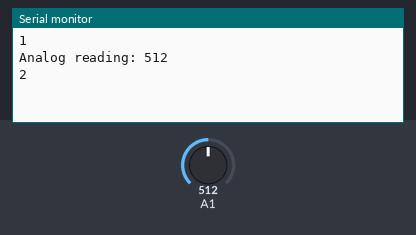
Simulated run of this sketch. Board: Arduino Uno, built with avr-gcc and run on an emulated ATmega328P. On the bench: the last lines printed to the serial monitor. The test bench sets the inputs (shaded band); at power-on: A1 = 512.

Above: at 2.3 s.
2.4 s: A1 set to 66
At 4.1 s:
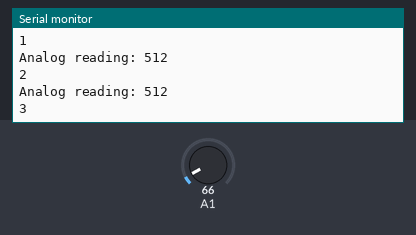
4.5 s: A1 set to 53
At 5.4 s:
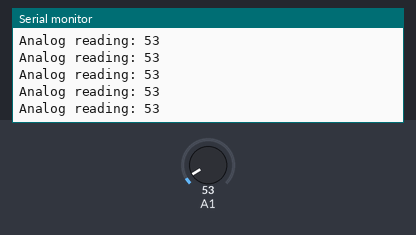
9.5 s: A1 set to 11
At 10.2 s:
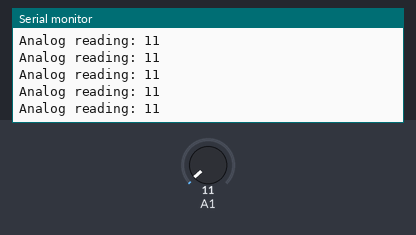
14.5 s: A1 set to 8
At 15.5 s:
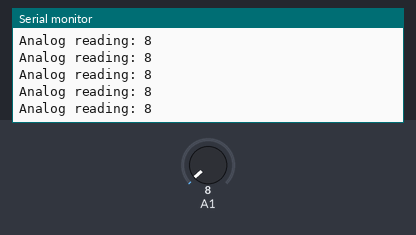
Timing chart, 0 to 17.5 s (numbered marks = the images above; inputs shaded):
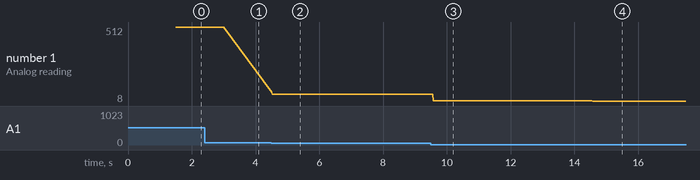

Measured:
- the behaviour switches between 60 and 59 on A1 (found by bisection; images 1 and 2)
- after the input at 4.5 s, the serial monitor: prints a new line at once (image 2)
- after the input at 9.5 s, the serial monitor: prints a new line after 0.08 s (image 3)
- after the input at 14.5 s, the serial monitor: prints a new line after 0.07 s (image 4)
- plotted number 1: 512 → 53 after the input at 4.5 s, 53 → 11 after the input at 9.5 s, 11 → 8 after the input at 14.5 s

The sketch:

Counter.ino
```cpp
int i=0;

void setup(){
  pinMode(A0,INPUT);
  Serial.begin(9600);
}

void loop(){
  int a = analogRead(A1);
  if(a>=60){
    i++;
    Serial.println(i);
    delay(1500);
  }
  Serial.print("Analog reading: ");
  Serial.println(a);
}
```
